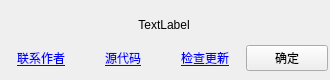
<?xml version="1.0" encoding="UTF-8"?>
<ui version="4.0">
 <class>AboutDialog</class>
 <widget class="QDialog" name="AboutDialog">
  <property name="geometry">
   <rect>
    <x>0</x>
    <y>0</y>
    <width>330</width>
    <height>80</height>
   </rect>
  </property>
  <property name="sizePolicy">
   <sizepolicy hsizetype="Preferred" vsizetype="Preferred">
    <horstretch>0</horstretch>
    <verstretch>0</verstretch>
   </sizepolicy>
  </property>
  <property name="minimumSize">
   <size>
    <width>330</width>
    <height>80</height>
   </size>
  </property>
  <property name="maximumSize">
   <size>
    <width>330</width>
    <height>80</height>
   </size>
  </property>
  <property name="windowTitle">
   <string>Dialog</string>
  </property>
  <property name="windowIcon">
   <iconset resource="resources/resources.qrc">
    <normaloff>:/image/jcr-logo.jpg</normaloff>:/image/jcr-logo.jpg</iconset>
  </property>
  <widget class="QWidget" name="verticalLayoutWidget">
   <property name="geometry">
    <rect>
     <x>0</x>
     <y>10</y>
     <width>328</width>
     <height>61</height>
    </rect>
   </property>
   <layout class="QVBoxLayout" name="verticalLayout_3">
    <property name="spacing">
     <number>6</number>
    </property>
    <property name="sizeConstraint">
     <enum>QLayout::SetDefaultConstraint</enum>
    </property>
    <item>
     <widget class="QLabel" name="label_version">
      <property name="text">
       <string>TextLabel</string>
      </property>
      <property name="alignment">
       <set>Qt::AlignCenter</set>
      </property>
     </widget>
    </item>
    <item>
     <layout class="QHBoxLayout" name="horizontalLayout">
      <property name="spacing">
       <number>0</number>
      </property>
      <property name="sizeConstraint">
       <enum>QLayout::SetMinimumSize</enum>
      </property>
      <item>
       <widget class="QPushButton" name="pushButton_email">
        <property name="font">
         <font>
          <underline>true</underline>
         </font>
        </property>
        <property name="styleSheet">
         <string notr="true">color: rgb(0, 0, 255);</string>
        </property>
        <property name="text">
         <string>联系作者</string>
        </property>
        <property name="flat">
         <bool>true</bool>
        </property>
       </widget>
      </item>
      <item>
       <widget class="QPushButton" name="pushButton_code">
        <property name="font">
         <font>
          <underline>true</underline>
         </font>
        </property>
        <property name="styleSheet">
         <string notr="true">color: rgb(0, 0, 255);</string>
        </property>
        <property name="text">
         <string>源代码</string>
        </property>
        <property name="flat">
         <bool>true</bool>
        </property>
       </widget>
      </item>
      <item>
       <widget class="QPushButton" name="pushButton_update">
        <property name="sizePolicy">
         <sizepolicy hsizetype="Minimum" vsizetype="Fixed">
          <horstretch>0</horstretch>
          <verstretch>0</verstretch>
         </sizepolicy>
        </property>
        <property name="font">
         <font>
          <underline>true</underline>
         </font>
        </property>
        <property name="styleSheet">
         <string notr="true">color: rgb(0, 0, 255);</string>
        </property>
        <property name="text">
         <string>检查更新</string>
        </property>
        <property name="flat">
         <bool>true</bool>
        </property>
       </widget>
      </item>
      <item>
       <widget class="QPushButton" name="pushButton_OK">
        <property name="text">
         <string>确定</string>
        </property>
       </widget>
      </item>
     </layout>
    </item>
   </layout>
  </widget>
 </widget>
 <resources>
  <include location="resources/resources.qrc"/>
 </resources>
 <connections/>
</ui>
